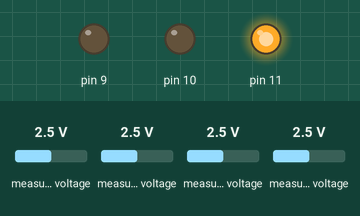
This sketch was run on a simulated Arduino Uno, built with avr-gcc and run on an emulated ATmega328P. Shown: output pins drawn as LEDs (lit = HIGH). Inputs (shaded band) come from the test bench; at power-on: measured voltage 2.5 V. Pins used as bus, display or sensor lines are not drawn; what the sketch prints to the serial monitor is not drawn.

Above: at 0.28 s.
Timing chart, 0 to 3.1 s (numbered marks = the images above):
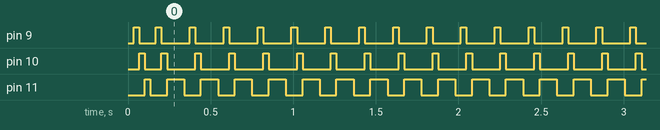

The sketch:

ADC_matlab_leo.ino
```cpp
#include <Wire.h>
#include <Adafruit_ADS1015.h>
Adafruit_ADS1115 ads(0x48);


float Voltage0a = 0.0;
float Voltage1a = 0.0;
float Voltage2a = 0.0;
float Voltage3a = 0.0;
float Voltage0b = 0.0;
float Voltage1b = 0.0;
float Voltage2b = 0.0;
float Voltage3b = 0.0;
float Voltage0c = 0.0;
float Voltage1c = 0.0;
float Voltage2c = 0.0;
float Voltage3c = 0.0;
float Voltage0d = 0.0;
float Voltage1d = 0.0;
float Voltage2d = 0.0;
float Voltage3d = 0.0;
float k = 100;

int16_t adc0a;
int16_t adc1a;
int16_t adc2a;
int16_t adc3a;
int16_t adc0b;
int16_t adc1b;
int16_t adc2b;
int16_t adc3b;
int16_t adc0c;
int16_t adc1c;
int16_t adc2c;
int16_t adc3c;
int16_t adc0d;
int16_t adc1d;
int16_t adc2d;
int16_t adc3d;

int16_t adc0aold;
int16_t adc1aold;
int16_t adc2aold;
int16_t adc3aold;
int16_t adc0bold;
int16_t adc1bold;
int16_t adc2bold;
int16_t adc3bold;
int16_t adc0cold;
int16_t adc1cold;
int16_t adc2cold;
int16_t adc3cold;
int16_t adc0dold;
int16_t adc1dold;
int16_t adc2dold;
int16_t adc3dold;

int16_t base0a;
int16_t base1a;
int16_t base2a;
int16_t base3a;
int16_t base0b;
int16_t base1b;
int16_t base2b;
int16_t base3b;
int16_t base0c;
int16_t base1c;
int16_t base2c;
int16_t base3c;
int16_t base0d;
int16_t base1d;
int16_t base2d;
int16_t base3d;

int count = 0;
int diff = 0;
int basediff = 0;

void setup(void)
{
  Serial.begin(9600);
  ads.begin();
  pinMode(1, OUTPUT);
  pinMode(9, OUTPUT);
  pinMode(10, OUTPUT);
  pinMode(11, OUTPUT);

  digitalWrite(11, LOW);
  digitalWrite(1, HIGH);
  delay(1);

  base0a = ads.readADC_SingleEnded(0);
  base1a = ads.readADC_SingleEnded(1);
  base2a = ads.readADC_SingleEnded(2);
  base3a = ads.readADC_SingleEnded(3);


  digitalWrite(1, LOW);
  digitalWrite(9, HIGH);
  delay(1);


  base0b = ads.readADC_SingleEnded(0);
  base1b = ads.readADC_SingleEnded(1);
  base2b = ads.readADC_SingleEnded(2);
  base3b = ads.readADC_SingleEnded(3);


  digitalWrite(9, LOW);
  digitalWrite(10, HIGH);
  delay(1);


  base0c = ads.readADC_SingleEnded(0);
  base1c = ads.readADC_SingleEnded(1);
  base2c = ads.readADC_SingleEnded(2);
  base3c = ads.readADC_SingleEnded(3);


  digitalWrite(10, LOW);
  digitalWrite(11, HIGH);
  delay(1);


  base0d = ads.readADC_SingleEnded(0);
  base1d = ads.readADC_SingleEnded(1);
  base2d = ads.readADC_SingleEnded(2);
  base3d = ads.readADC_SingleEnded(3);


}

void loop(void)
{
  digitalWrite(11, LOW);
  digitalWrite(1, HIGH);
  delay(1);

  adc0aold = adc0a;
  adc1aold = adc1a;
  adc2aold = adc2a;
  adc3aold = adc3a;

  adc0a = ads.readADC_SingleEnded(0);
  adc1a = ads.readADC_SingleEnded(1);
  adc2a = ads.readADC_SingleEnded(2);
  adc3a = ads.readADC_SingleEnded(3);
  Voltage0a = ((base0a-adc0a) * 0.1875)/1000;
  Voltage1a = ((base1a-adc1a) * 0.1875)/1000;
  Voltage2a = ((base2a-adc2a) * 0.1875)/1000;
  Voltage3a = ((base3a-adc3a) * 0.1875)/1000;
  if (count < 20) {
    base0a = adc0a;
    base1a = adc1a;
    base2a = adc2a;
    base3a = adc3a;
  }

  digitalWrite(1, LOW);
  digitalWrite(9, HIGH);
  delay(1);

  adc0bold = adc0b;
  adc1bold = adc1b;
  adc2bold = adc2b;
  adc3bold = adc3b;

  adc0b = ads.readADC_SingleEnded(0);
  adc1b = ads.readADC_SingleEnded(1);
  adc2b = ads.readADC_SingleEnded(2);
  adc3b = ads.readADC_SingleEnded(3);
  Voltage0b = ((base0b-adc0b) * 0.1875)/1000;
  Voltage1b = ((base1b-adc1b) * 0.1875)/1000;
  Voltage2b = ((base2b-adc2b) * 0.1875)/1000;
  Voltage3b = ((base3b-adc3b) * 0.1875)/1000;
  if (count < 20) {
    base0b = adc0b;
    base1b = adc1b;
    base2b = adc2b;
    base3b = adc3b;
  }

  digitalWrite(9, LOW);
  digitalWrite(10, HIGH);
  delay(1);

  adc0cold = adc0c;
  adc1cold = adc1c;
  adc2cold = adc2c;
  adc3cold = adc3c;


  adc0c = ads.readADC_SingleEnded(0);
  adc1c = ads.readADC_SingleEnded(1);
  adc2c = ads.readADC_SingleEnded(2);
  adc3c = ads.readADC_SingleEnded(3);
  Voltage0c = ((base0c-adc0c) * 0.1875)/1000;
  Voltage1c = ((base1c-adc1c) * 0.1875)/1000;
  Voltage2c = ((base2c-adc2c) * 0.1875)/1000;
  Voltage3c = ((base3c-adc3c) * 0.1875)/1000;
  if (count < 20) {
    base0c = adc0c;
    base1c = adc1c;
    base2c = adc2c;
    base3c = adc3c;
  }


  digitalWrite(10, LOW);
  digitalWrite(11, HIGH);
  delay(1);

  adc0dold = adc0d;
  adc1dold = adc1d;
  adc2dold = adc2d;
  adc3dold = adc3d;

  adc0d = ads.readADC_SingleEnded(0);
  adc1d = ads.readADC_SingleEnded(1);
  adc2d = ads.readADC_SingleEnded(2);
  adc3d = ads.readADC_SingleEnded(3);
  Voltage0d = ((base0d-adc0d) * 0.1875)/1000;
  Voltage1d = ((base1d-adc1d) * 0.1875)/1000;
  Voltage2d = ((base2d-adc2d) * 0.1875)/1000;
  Voltage3d = ((base3d-adc3d) * 0.1875)/1000;

  diff = abs(adc0a - adc0aold) +  abs(adc1a - adc1aold) +  abs(adc2a - adc2aold) +  abs(adc3a - adc3aold) +
         abs(adc0b - adc0bold) +  abs(adc1b - adc1bold) +  abs(adc2b - adc2bold) +  abs(adc3b - adc3bold) +
         abs(adc0c - adc0dold) +  abs(adc1c - adc1cold) +  abs(adc2c - adc2cold) +  abs(adc3c - adc3cold) +
         abs(adc0d - adc0dold) +  abs(adc1d - adc1dold) +  abs(adc2d - adc3dold) +  abs(adc3d - adc3dold);

  if (count < 20) {
    base0d = adc0d;
    base1d = adc1d;
    base2d = adc2d;
    base3d = adc3d;
    basediff = diff;
  }


  Serial.print(Voltage0a*k, 5);
  Serial.print(" ");
  Serial.print(Voltage1a*k, 5);
  Serial.print(" ");
  Serial.print(Voltage2a*k, 5);
  Serial.print(" ");
  Serial.print(Voltage3a*k, 5);
  Serial.print("  ");


  Serial.print(Voltage0b*k, 5);
  Serial.print(" ");
  Serial.print(Voltage1b*k, 5);
  Serial.print(" ");
  Serial.print(Voltage2b*k, 5);
  Serial.print(" ");
  Serial.print(Voltage3b*k, 5);
  Serial.print("  ");

  Serial.print(Voltage0c*k, 5);
  Serial.print(" ");
  Serial.print(Voltage1c*k, 5);
  Serial.print(" ");
  Serial.print(Voltage2c*k, 5);
  Serial.print(" ");
  Serial.print(Voltage3c*k, 5);
  Serial.print("  ");


  Serial.print(Voltage0d*k, 5);
  Serial.print(" ");
  Serial.print(Voltage1d*k, 5);
  Serial.print(" ");
  Serial.print(Voltage2d*k, 5);
  Serial.print(" ");
  Serial.println(Voltage3d*k, 5);

  count = count + 1;

}
```

Measured:
- by itself, pin 9, pin 10: repeats every 0.21 s: HIGH 0.03 s, LOW 0.17 s
- by itself, pin 11: alternates HIGH for 0.10 s and LOW for 0.10 s
